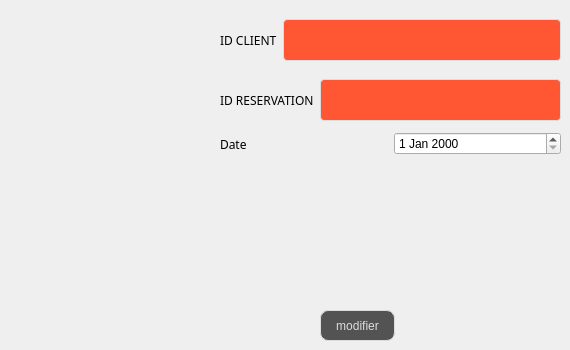
      <widget class="QWidget" name="tab_19">
       <attribute name="title">
        <string>Modifier Reservation</string>
       </attribute>
       <widget class="QPushButton" name="modifmenub_2">
        <property name="geometry">
         <rect>
          <x>320</x>
          <y>310</y>
          <width>75</width>
          <height>31</height>
         </rect>
        </property>
        <property name="styleSheet">
         <string notr="true">QPushButton {
color: #dcdcdc;
background:#535353;
border: none;

border: 1px solid #DCDCDC;
border-radius: 8px;
}
QPushButton:hover {
color:#fff;
background:#FF5733;
border: none;
}</string>
        </property>
        <property name="text">
         <string>modifier</string>
        </property>
       </widget>
       <widget class="QWidget" name="layoutWidget_7">
        <property name="geometry">
         <rect>
          <x>220</x>
          <y>10</y>
          <width>341</width>
          <height>61</height>
         </rect>
        </property>
        <layout class="QHBoxLayout" name="horizontalLayout_16">
         <item>
          <widget class="QLabel" name="label_55">
           <property name="font">
            <font>
             <family>Segoe Print</family>
            </font>
           </property>
           <property name="text">
            <string>ID CLIENT</string>
           </property>
          </widget>
         </item>
         <item>
          <widget class="QLineEdit" name="modifmenu_2">
           <property name="styleSheet">
            <string notr="true">QLineEdit {
  width: 100%;
  padding: 12px 20px;
  margin: 8px 0;
  display: inline-block;
  border: 1px solid #dcdcdc;
  border-radius: 4px;
  box-sizing: border-box;
  background: #FF5733;
  color: #FFFFFF;
}</string>
           </property>
          </widget>
         </item>
        </layout>
       </widget>
       <widget class="QWidget" name="layoutWidget_8">
        <property name="geometry">
         <rect>
          <x>220</x>
          <y>70</y>
          <width>341</width>
          <height>61</height>
         </rect>
        </property>
        <layout class="QHBoxLayout" name="horizontalLayout_17">
         <item>
          <widget class="QLabel" name="label_56">
           <property name="font">
            <font>
             <family>Segoe Print</family>
            </font>
           </property>
           <property name="text">
            <string>ID RESERVATION</string>
           </property>
          </widget>
         </item>
         <item>
          <widget class="QLineEdit" name="modifmenu2_2">
           <property name="styleSheet">
            <string notr="true">QLineEdit {
  width: 100%;
  padding: 12px 20px;
  margin: 8px 0;
  display: inline-block;
  border: 1px solid #dcdcdc;
  border-radius: 4px;
  box-sizing: border-box;
  background: #FF5733;
  color: #FFFFFF;
}</string>
           </property>
          </widget>
         </item>
        </layout>
       </widget>
       <widget class="QWidget" name="layoutWidget_9">
        <property name="geometry">
         <rect>
          <x>220</x>
          <y>130</y>
          <width>341</width>
          <height>28</height>
         </rect>
        </property>
        <layout class="QHBoxLayout" name="horizontalLayout_18">
         <item>
          <layout class="QHBoxLayout" name="horizontalLayout_12">
           <item>
            <layout class="QHBoxLayout" name="horizontalLayout_19">
             <item>
              <widget class="QLabel" name="label_57">
               <property name="font">
                <font>
                 <family>Segoe Print</family>
                </font>
               </property>
               <property name="text">
                <string>Date</string>
               </property>
              </widget>
             </item>
             <item>
              <widget class="QDateEdit" name="modifmenu3_3"/>
             </item>
            </layout>
           </item>
          </layout>
         </item>
        </layout>
       </widget>
      </widget>
